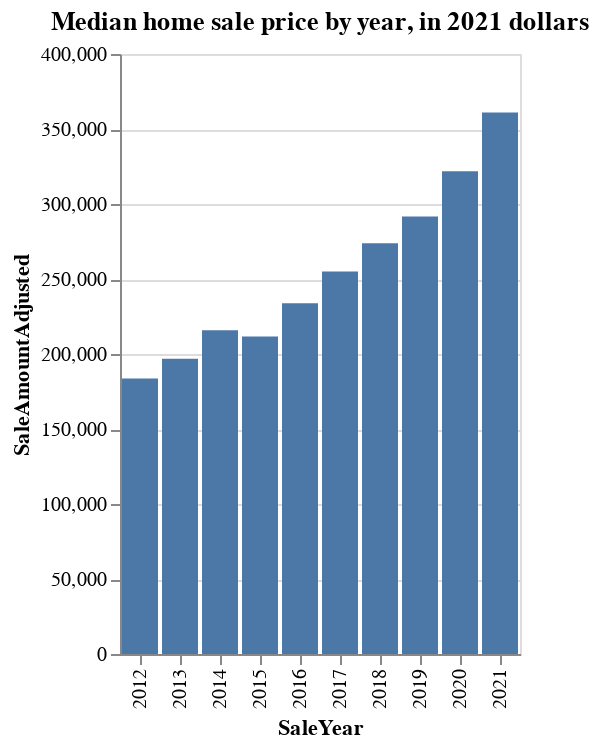

Here is the notebook cell this chart was saved with:
### Code cell
alt.Chart(sales).mark_bar().encode(
    x=alt.X("SaleYear:N", sort="x"),
    y=alt.Y("SaleAmountAdjusted:Q"),
    tooltip="SaleAmountAdjusted",
).properties(
    title="Median home sale price by year, in 2021 dollars",
)

### Figure 1 — Vega-Lite specification as saved in the notebook (floating-point values rounded to 4 significant figures)
{"config": {"view": {"continuousWidth": 400, "continuousHeight": 300}}, "data": {"name": "data-3a3cda0c01d3aa5b1e58fa7c40571ae5"}, "mark": "bar", "encoding": {"tooltip": {"field": "SaleAmountAdjusted", "type": "quantitative"}, "x": {"field": "SaleYear", "sort": "x", "type": "nominal"}, "y": {"field": "SaleAmountAdjusted", "type": "quantitative"}}, "title": "Median home sale price by year, in 2021 dollars", "$schema": "https://vega.github.io/schema/vega-lite/v4.17.0.json", "datasets": {"data-3a3cda0c01d3aa5b1e58fa7c40571ae5": [{"SaleYear": 2021, "SaleAmount": 361000.0, "SaleAmountAdjusted": 361000.0}, {"SaleYear": 2020, "SaleAmount": 337000.0, "SaleAmountAdjusted": 321900.0}, {"SaleYear": 2019, "SaleAmount": 309200.0, "SaleAmountAdjusted": 291700.0}, {"SaleYear": 2018, "SaleAmount": 295500.0, "SaleAmountAdjusted": 273800.0}, {"SaleYear": 2017, "SaleAmount": 281800.0, "SaleAmountAdjusted": 254900.0}, {"SaleYear": 2016, "SaleAmount": 264000.0, "SaleAmountAdjusted": 233800.0}, {"SaleYear": 2015, "SaleAmount": 242000.0, "SaleAmountAdjusted": 211700.0}, {"SaleYear": 2014, "SaleAmount": 247000.0, "SaleAmountAdjusted": 215800.0}, {"SaleYear": 2013, "SaleAmount": 229000.0, "SaleAmountAdjusted": 196900.0}, {"SaleYear": 2012, "SaleAmount": 216800.0, "SaleAmountAdjusted": 183700.0}]}}
